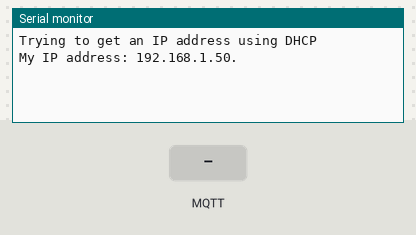
Recording of a sketch running on a simulated Arduino Uno, built with avr-gcc and run on an emulated ATmega328P. On the bench: the last lines printed to the serial monitor. Inputs (shaded band) come from the test bench. WiFi joins after 1.5 s; servers stay silent unless stated; no MQTT or app messages arrive unless stated.

Above: at 2.7 s.
2.8 s: MQTT message "1" arrives on the first subscribed topic
At 5.5 s:
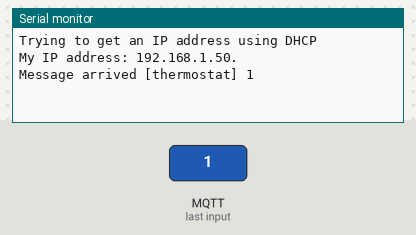
5.8 s: MQTT message "on" arrives on the first subscribed topic
At 6.6 s:
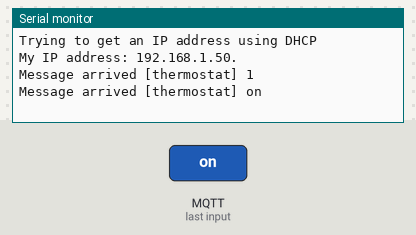
7.3 s: MQTT message "off" arrives on the first subscribed topic
At 7.7 s:
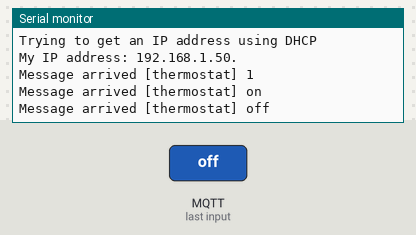

Measured:
- after the input at 2.8 s, the serial monitor: prints a new line after 2.3 s (image 1)
- after the input at 5.8 s, the serial monitor: prints a new line at once (image 2)
- after the input at 7.3 s, the serial monitor: prints a new line at once (image 3)

The sketch:

MQTT_Basic_Client.ino.ino
```cpp
#include <Arduino.h>

/*
 * This sketch is for testing the basic input of and connectivity of
 * an MQTT device. This will be just an update to the MQTT server:
 * "Button Pressed" or "Button Not Pressed"
 *
 * Version 0.1
 * Last Updated 04/22/2016
 *
 *
 */

//The various needed libraries.
#include <SPI.h>
#include <Ethernet.h>
#include <PubSubClient.h>

//Hardcode MAC Address this should be updated based on the device you are using.
byte mac[] = {0x00, 0xAA, 0xBB, 0x0D, 0x01, 0x07};

//Fall back settings if DHCP doesn't work
IPAddress ip(192, 168, 10, 240); //First IoT device, .2 is for the MQTT server, .1 is the router, gateway and DHCP server provided by a PFsense box
IPAddress myDns(192, 168,10, 1);
IPAddress gateway(192,168,10, 1);
IPAddress subnet(255, 255, 255, 0); // 23-bit network mask for 512 - 2 IP addresses
IPAddress server(192, 168, 10, 152); //MQTT Server address

//Declaring vars
long lastReconnectAttempt = 0;


//Report message recieved
void callback(char* topic, byte* payload, unsigned int length)
{
  Serial.print("Message arrived [");
  Serial.print(topic);
  Serial.print("] ");

  for (int i=0;i<length;i++)
  {
    Serial.print((char)payload[i]);
  }
  Serial.println();
}

EthernetClient ethClient;
PubSubClient client(ethClient);

/*
Blocks normal function when the MQTT server is unreachable.
void reconnect()
{
  // Loop until we're reconnected
  while (!client.connected())
  {
    Serial.print("Attempting MQTT connection...");

    // Attempt to connect
    if (client.connect("arduinoClient"))
    {
      Serial.println("connected");
      // Once connected, publish an announcement...
      client.publish("connected","Thermostat1_Connected");
      // ... and resubscribe
      client.subscribe("thermostat");
    } else
    {
      Serial.print("failed, rc=");
      Serial.print(client.state());
      Serial.println(" try again in 5 seconds");
      // Wait 5 seconds before retrying
      delay(5000);
    }
  }
}
*/

//Non-Blocking MQTT Reconnect
boolean reconnect()
{
  if (client.connect("HT-arduinoClient"))
  {
    // Once connected, publish an announcement...
    client.publish("Connected","Thermostat1_Connected");
    // ... and resubscribe
    client.subscribe("thermostat");
  }
  return client.connected();
}


void setup()
{
  Serial.begin(9600);
  Serial.println("Trying to get an IP address using DHCP");

  //Set the MQTT server address and port number
  client.setServer(server, 1883);
  client.setCallback(callback);

  if (Ethernet.begin(mac) == 0)
    {
      Serial.println("Failed to configure Ethernet using DHCP");
      // initialize the Ethernet device not using DHCP:
      Ethernet.begin(mac, ip, myDns, gateway, subnet);
    delay(2000);
    }

  // print your local IP address:
  Serial.print("My IP address: ");
  ip = Ethernet.localIP();

  for (byte thisByte = 0; thisByte < 4; thisByte++)
    {
    // print the value of each byte of the IP address:
    Serial.print(ip[thisByte], DEC);
    Serial.print(".");
    }

  Serial.println();

  lastReconnectAttempt = 0;


} //End Setup


void loop()
{
  /*
  Blocking Code
  if (!client.connected())
  {
  reconnect();
  }
  client.loop();
  */

  //Non-Blocking Reconnect
  if (!client.connected())
  {
    long now = millis();

    if (now - lastReconnectAttempt > 5000)
    {
      lastReconnectAttempt = now;

      // Attempt to reconnect
      if (reconnect())
      {
        lastReconnectAttempt = 0;
      }
    }
  } else
  {
  // Client connected
  client.loop();
  }

  //Other Functions below like temp!!!
}
```
